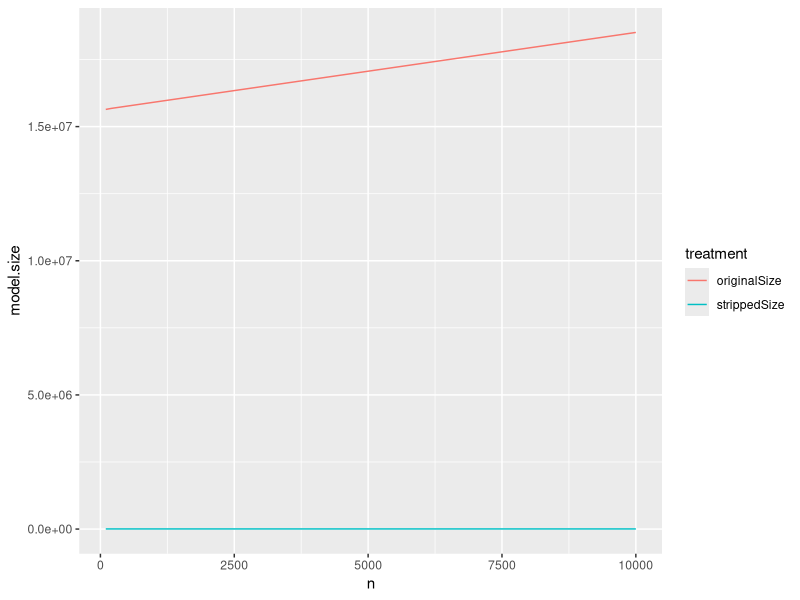
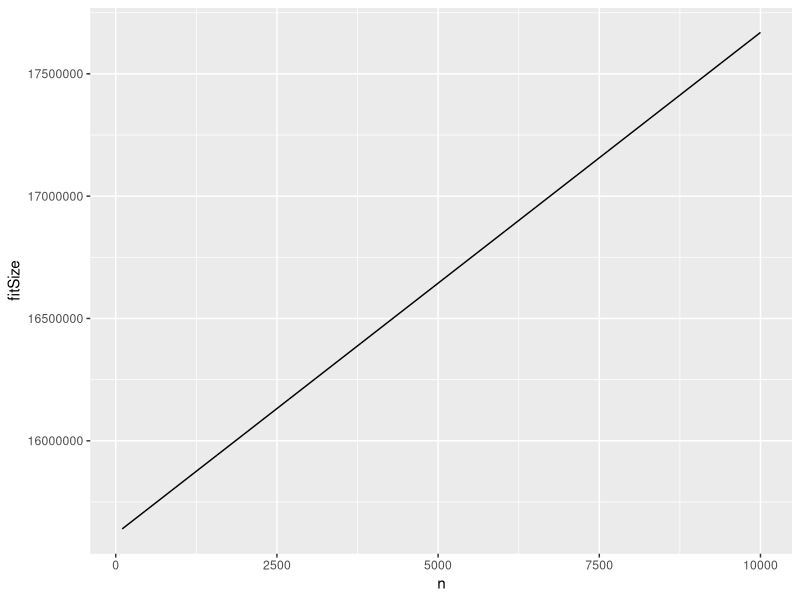
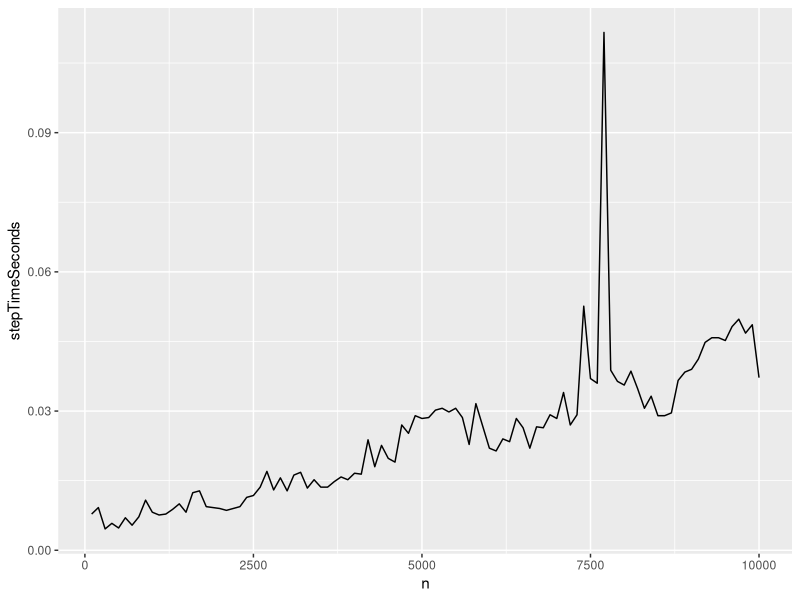
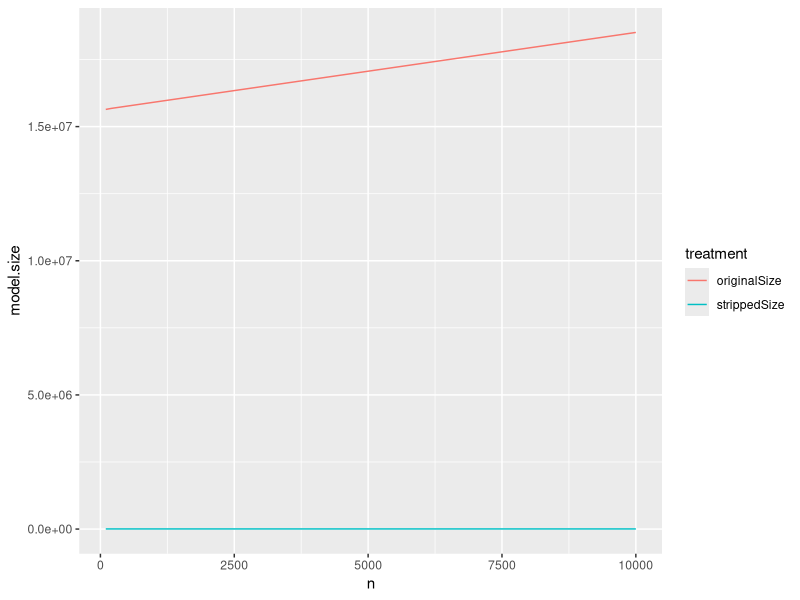
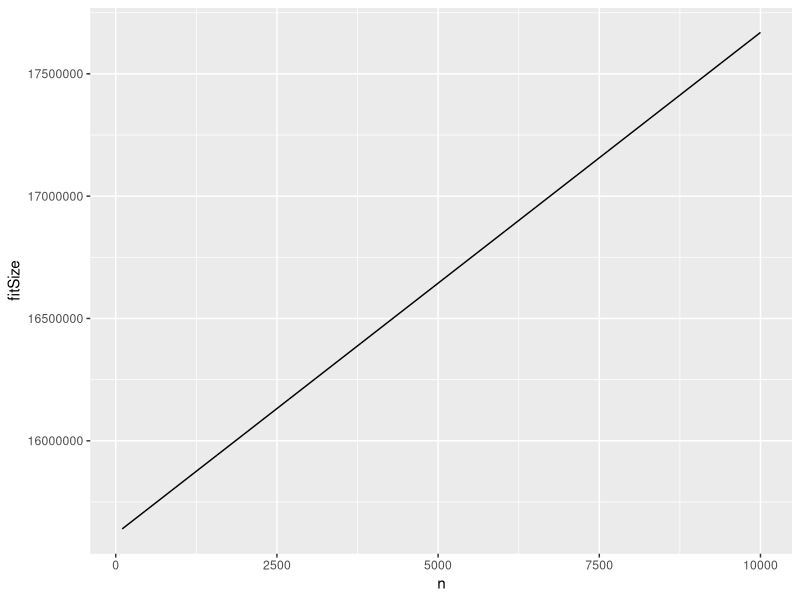
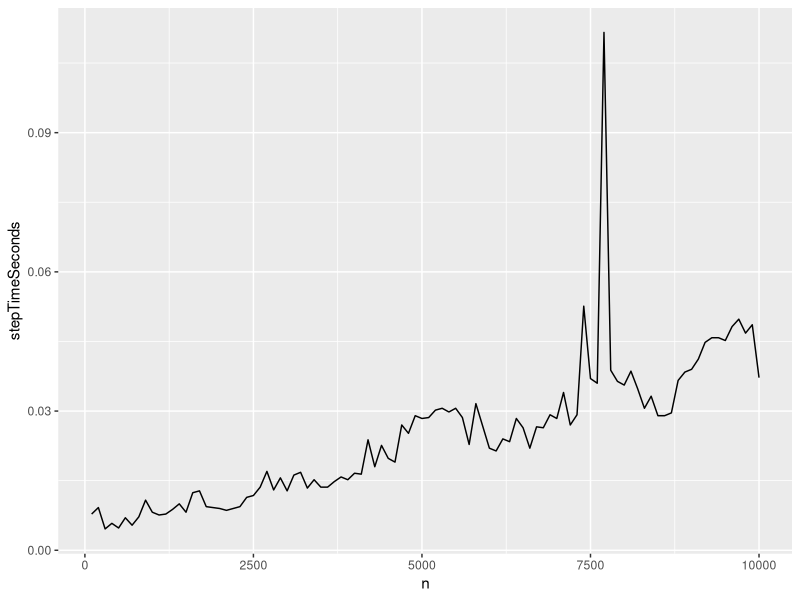

These charts were generated, in order, by the following R code:

library(ggplot2)
library(reshape2)
set.seed(2325235)

synthFrame <- function(nrows) {
   d <- data.frame(xN=rnorm(nrows),
      xC=sample(c('a','b'),size=nrows,replace=TRUE))
   d$y <- (d$xN + ifelse(d$xC=='a',0.2,-0.2) + rnorm(nrows))>0.5
   d
}

dTrain <- synthFrame(100000)
dTest <- synthFrame(100)
model <- glm(y~xN+xC,data=dTrain,family=binomial(link='logit'))


mLength <- length(serialize(model,NULL))
print(paste('orig size',mLength))

dTest$pred1 <- predict(model,newdata=dTest,type='response')

# ggplot(data=dTest) + geom_density(aes(x=pred1,color=y))
# one way to hunt: lapply(cm,object.size)

stripGlmLR <- function(cm) {
   cm$residuals <- c()
   cm$fitted.values <- c()
   cm$y <- c()
   cm$data <- c()
   cm$model <- c()
   cm$linear.predictors <- c()
   cm$effects <- c()
   cm$weights <- c()
   cm$prior.weights <- c()
   cm$qr$qr <- c()
   attr(cm$formula,".Environment") <- c()
   cm$family$variance <- c()
   cm$family$dev.resids <- c()
   cm$family$aic <- c()
   cm$family$validmu <- c()
   cm$family$simulate <- c()
   attr(cm$terms,".Environment") <- c()
   cm
}

cm <- stripGlmLR(model)
dTest$pred2 <- predict(cm,newdata=dTest,type='response')

loss <- sum(abs(dTest$pred1-dTest$pred2))
print(paste('error',loss))

cLength <- length(serialize(cm,NULL))
print(paste('reduced size',cLength))
print(paste('size ratio',cLength/mLength))

# more leaks are found if the work is done in a function 
# which creates local environments
# preventing later changes from masking size changes
# confusing sizes
doWork <- function(n) {
  dTraini <- synthFrame(n)
  modeli <- glm(y~xN+xC,data=dTraini,family=binomial(link='logit'))
  c(length(serialize(modeli,NULL)),length(serialize(stripGlmLR(modeli),NULL)))
}

plotFrame <- data.frame(n=seq(100,10000,100),originalSize=0,strippedSize=0)
for(i in 1:dim(plotFrame)[[1]]) {
  n <- plotFrame[i,'n']
  sizes <- doWork(n)
  plotFrame[i,'originalSize'] <- sizes[1]
  plotFrame[i,'strippedSize'] <- sizes[2]
}

pf <- melt(plotFrame,id.vars='n',variable.name='treatment',value.name='model.size')
ggplot(data=pf,aes(x=n,y=model.size,color=treatment)) + geom_line()
ggsave(filename='glmLRmodelSizes.png')

# try glm.fit()
doWork2 <- function(n) {
  dTraini <- synthFrame(n)
  modeli <- glm.fit(y=dTraini$y,x=model.matrix(~xN+xC,dTraini),
     family=binomial(link='logit'))
  length(serialize(modeli,NULL))
}
plotFrame2 <- data.frame(n=seq(100,10000,100))
plotFrame2$fitSize <- sapply(plotFrame2$n,doWork2)
ggplot(data=plotFrame2,aes(x=n,y=fitSize)) + geom_line()
ggsave(filename='glmLRfitSizes.png')


# see if step() is working off (X^T X, X^T y) or re-scanning data
# answer: it has a run time proportional to the data size, not just
# a function of the design matrix.
dTrainB <- synthFrame(100)
timeStep <- function(n) {
  dTraini <- c()
  for(i in 1:(n/dim(dTrainB)[[1]])) {
     dTraini <- rbind(dTraini,dTrainB)
  }
  nreps <- 5
  modeli <- glm(y~xN+xC,data=dTraini,family=binomial(link='logit'))
  stepResF <- step(modeli,trace=0) # run once to make sure data frame is ready
  duration <- system.time(
     for(i in 1:nreps) {
        stepResI <- step(modeli,trace=0)
     })
  duration['elapsed']/nreps
}
plotFrameStep <- data.frame(n=seq(100,10000,100))
plotFrameStep$stepTimeSeconds <- sapply(plotFrameStep$n,timeStep)
ggplot(data=plotFrameStep,aes(x=n,y=stepTimeSeconds)) + geom_line()
ggsave(filename='glmLRstepTimes.png')

